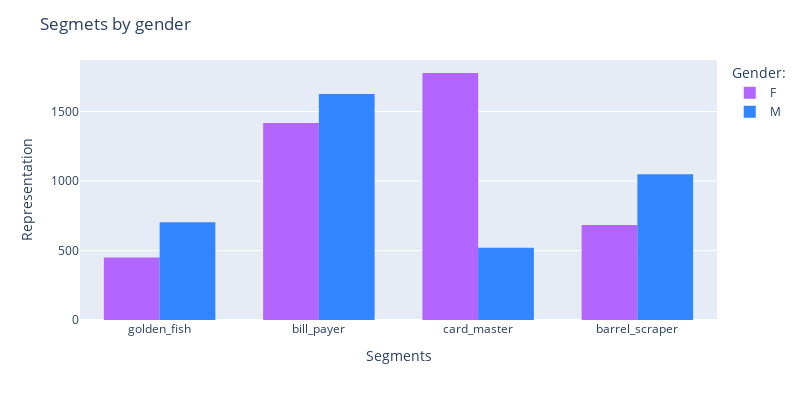

This figure's notebook cell:
### Markdown cell above
**Q2:** Why is `card_master` segment so distintict when it comes to gender and income?

### Code cell
#collapse-hide
fig = px.histogram(client_df, 
                   x="segment", 
                   color="gender",
                   barmode = 'group',
                   color_discrete_map={'F':'#b366ff', 'M':'#3385ff'},
                   height=400, width=800
                  )

fig.update_layout(title = 'Segmets by gender',
                  xaxis_title= 'Segments',
                  yaxis_title= 'Representation',
                  legend_title= 'Gender:',
                  bargap=0.3)

#fig.show()

### Figure 1 — Plotly figure (JSON) as saved in the notebook; plotly's stock layout.template omitted (floating-point values rounded to 4 significant figures; data arrays with more than 128 entries replaced by an {"elided": "..."} marker saying what was removed)
{"data": [{"alignmentgroup": "True", "bingroup": "x", "hovertemplate": "gender=F<br>segment=%{x}<br>count=%{y}<extra></extra>", "legendgroup": "F", "marker": {"color": "#b366ff", "pattern": {"shape": ""}}, "name": "F", "offsetgroup": "F", "orientation": "v", "showlegend": true, "type": "histogram", "x": {"elided": "4327 str values"}, "xaxis": "x", "yaxis": "y"}, {"alignmentgroup": "True", "bingroup": "x", "hovertemplate": "gender=M<br>segment=%{x}<br>count=%{y}<extra></extra>", "legendgroup": "M", "marker": {"color": "#3385ff", "pattern": {"shape": ""}}, "name": "M", "offsetgroup": "M", "orientation": "v", "showlegend": true, "type": "histogram", "x": {"elided": "3896 str values"}, "xaxis": "x", "yaxis": "y"}], "layout": {"bargap": 0.3, "barmode": "group", "height": 400, "legend": {"title": {"text": "Gender:"}, "tracegroupgap": 0}, "margin": {"t": 60}, "title": {"text": "Segmets by gender"}, "width": 800, "xaxis": {"anchor": "y", "autorange": true, "domain": [0, 1], "range": [-0.5, 3.5], "title": {"text": "Segments"}, "type": "category"}, "yaxis": {"anchor": "x", "autorange": true, "domain": [0, 1], "range": [0, 1871.0], "title": {"text": "Representation"}}}}
